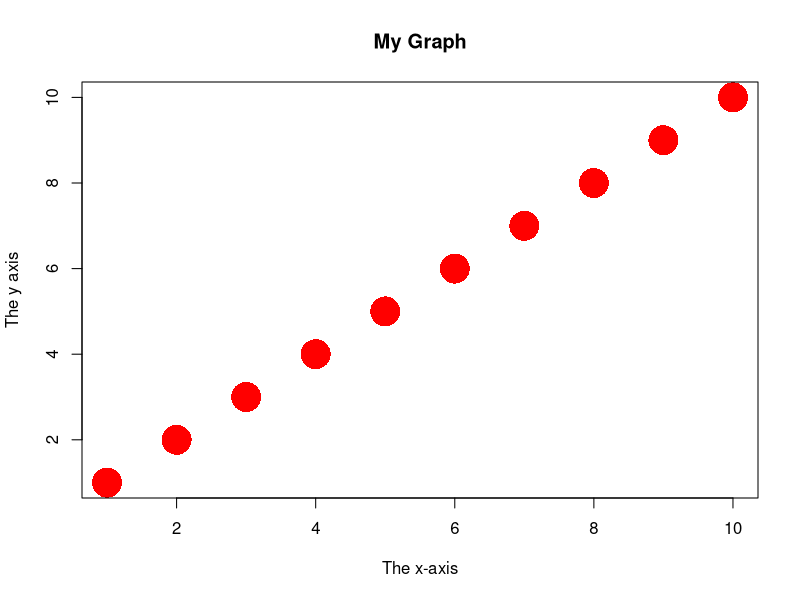

Generate this figure with R:
# the plot() function also allows labelling using main, xlab, and ylab
plot(1:10, main="My Graph", xlab="The x-axis", ylab="The y axis", col="red", cex=4, pch=16) # nolint

# you can change the size of the points using the cex=2 function as shown above // 1 means default # nolint
# the pch=16 is used to change the shape of the point mapper